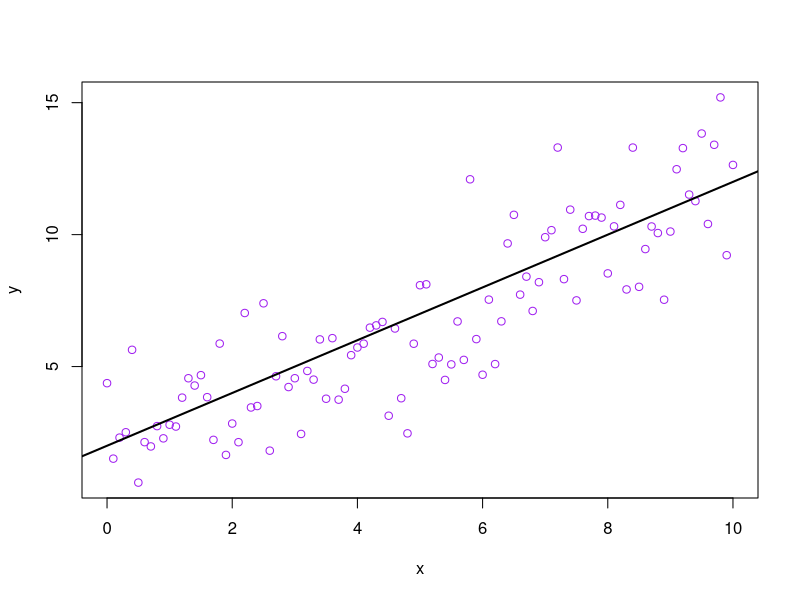
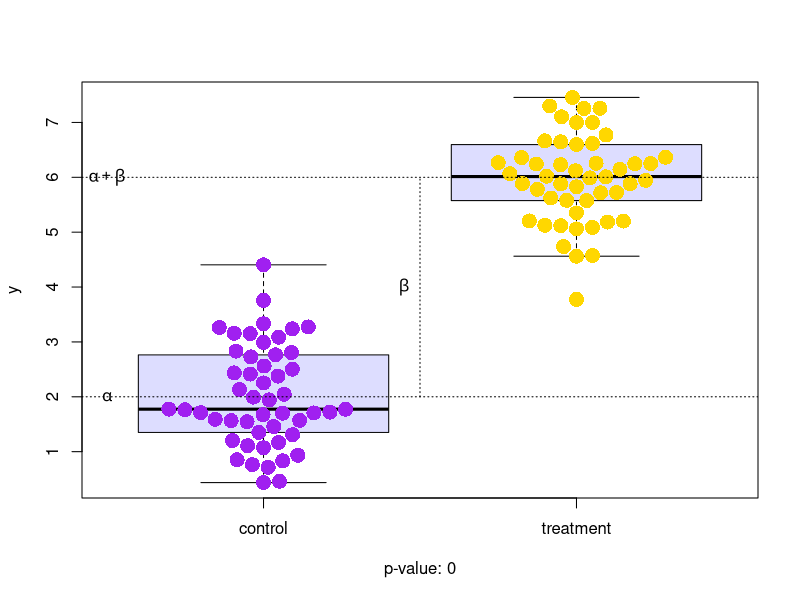
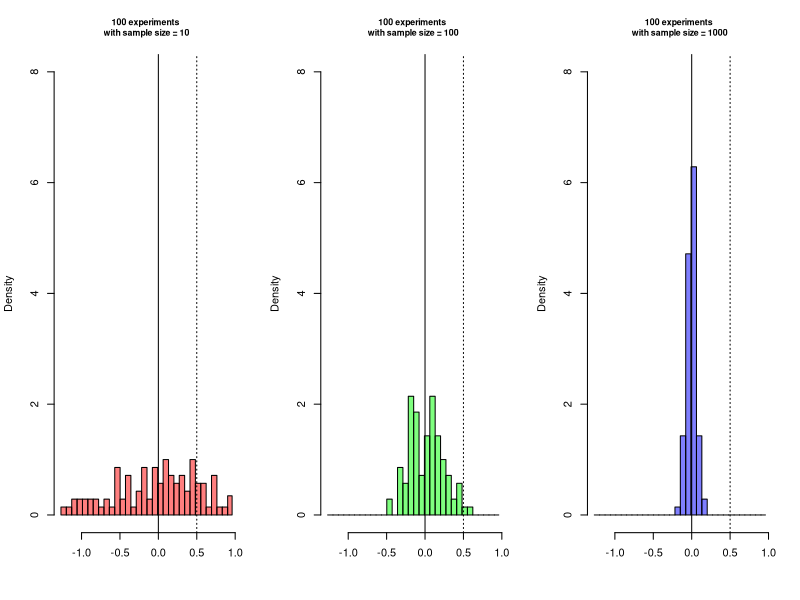
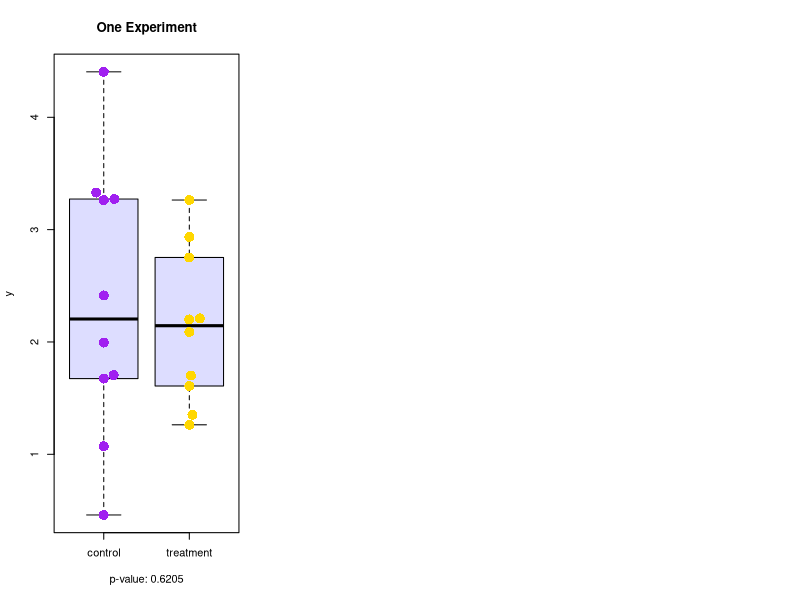
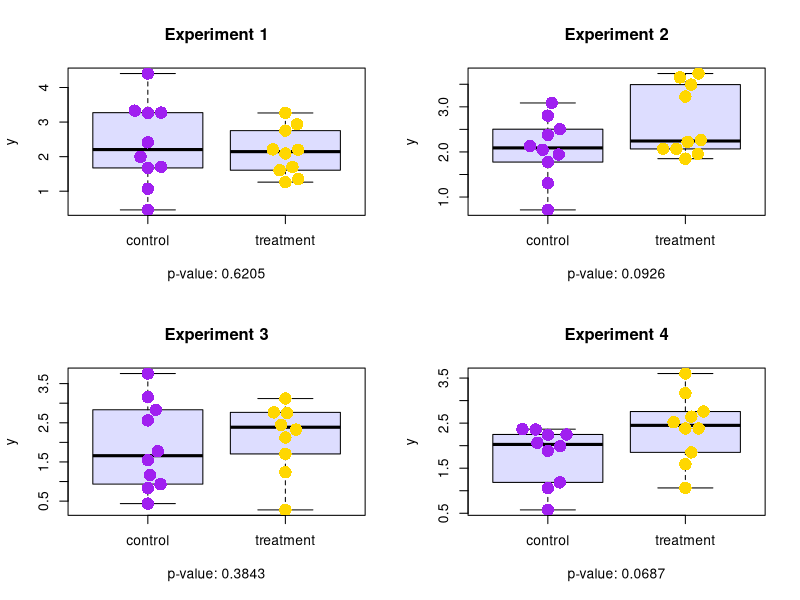
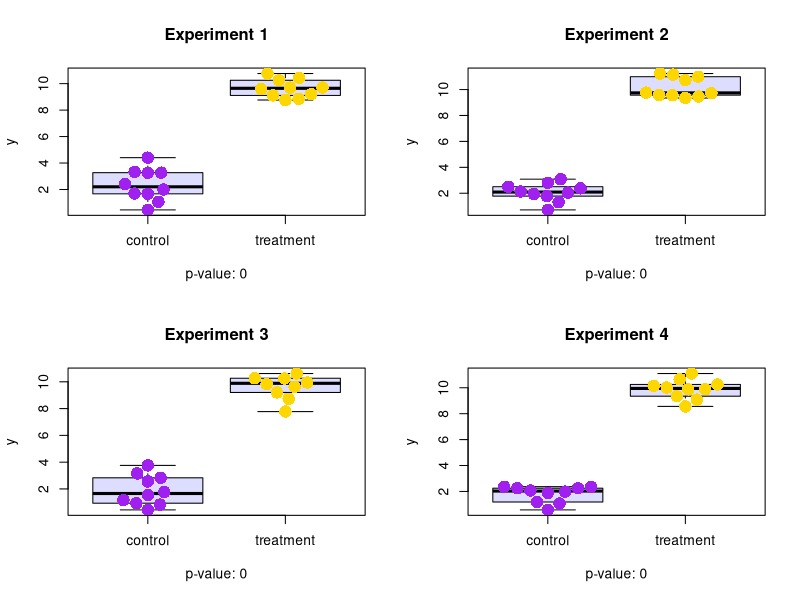
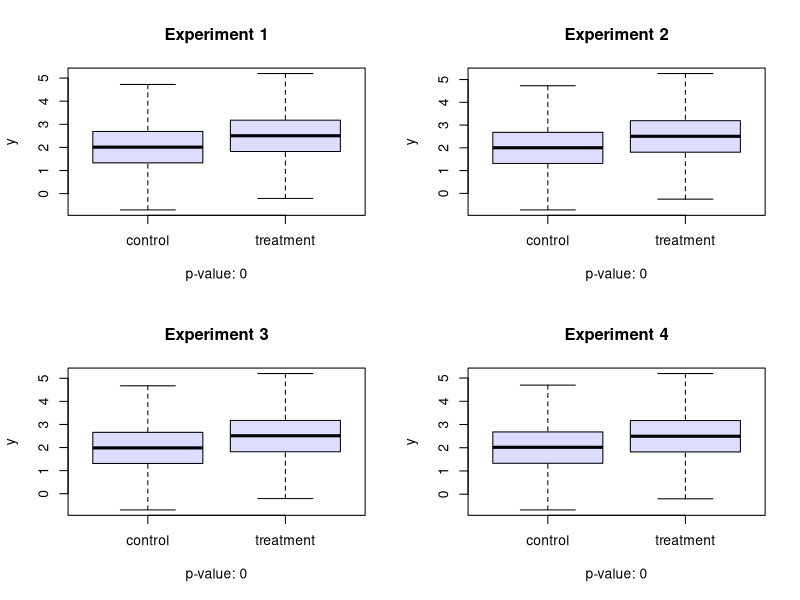

The R source for these figures, in order:
## ---- chunk 1
knitr::opts_chunk$set(echo = FALSE)
library(beeswarm)
library(knitr)
library(kableExtra)
beeswarm_sim <- function(n, mean1, mean2, add_means=TRUE, add_beeswarm=TRUE, ...){
  group_1 <- rnorm(n, mean=mean1)
  group_2 <- rnorm(n, mean=mean2)
  df <- data.frame(
    group=c(rep("control", n), rep("treatment", n)),
    y=c(group_1, group_2)
  )
  test <- t.test(group_1, group_2)
  if(add_means){
    boxplot(y ~ group, data=df, col="#0000ff22", cex=2, ..., xlab=paste0("p-value: ", round(test$p.value, 4)), outline=FALSE)
  }
  if(add_beeswarm){
    beeswarm(y ~ group, data=df, add=add_beeswarm, col=c("purple", "gold"), pch=16, cex=2, ..., xlab=paste0("p-value: ", round(test$p.value, 4)))
  }
}
## ---- chunk 2
df <- data.frame(Exposure = c("Exposed", "Unexposed"), 
                 Outcome = linebreak(c("a", "b")), 
                 NoOutcome = linebreak(c("c", "d")))
kable(df, col.names = c("", "Outcome", "No Outcome"), escape = F,
      caption="Example 2x2 Table") %>%
  kable_styling(latex_options = "hold_position")
## ---- chunk 3
x <- seq(0, 10, by=0.1)
y <- 2 + x * 1 + rnorm(length(x), sd=2)
plot(y ~ x, col='purple')
abline(a=2, b=1, col='black', lwd=2)
## ---- chunk 4
df <- data.frame(Data_Type = c("continuous", "counts", "binary"), 
                 Mean = linebreak(c("linear", "log-linear", "logistic-linear")),
                 Link = linebreak(c("g(y) = y",
                                    "g(y) = log(y)",
                                    "g(y) = logit(y)")),
                 Distribution = linebreak(c("Gaussian", "Poisson", "Bernoulli")),
                 Measure = linebreak(c("risk difference", "log risk ratio", "log odds ratio")))
kable(df, col.names = c("Data Type", "Mean", "Link Function", "Statistical Distribution", "Coefficients"), escape = F,
      caption="Common Mean Relationships and Distributions in Epidemiology") %>%
  kable_styling(latex_options = "hold_position", font_size=8) %>% row_spec(0,bold=TRUE)
## ---- chunk 5
set.seed(0)
beeswarm_sim(n=50, mean1=2.0, mean2=6.0)
abline(2.0, 0, lty='dotted')
abline(6.0, 0, lty='dotted')
segments(x0=1.5, x1=1.5, y0=2.0, y1=6.0, lty='dotted')
text(x=0.5, y=2, expression(alpha))
text(x=1.45, y=4, expression(beta))
text(x=0.5, y=6, expression(alpha + beta))
## ---- chunk 6
set.seed(0)
sims <- 100

sims_1 <- replicate(sims, rnorm(10, mean=0, sd=2)) %>% colMeans()
sims_2 <- replicate(sims, rnorm(100, mean=0, sd=2)) %>% colMeans()
sims_3 <- replicate(sims, rnorm(1000, mean=0, sd=2)) %>% colMeans()

lims <- c(min(c(sims_1, sims_2, sims_3)), max(c(sims_1, sims_2, sims_3)))
seqs <- seq(lims[1], lims[2], 0.07)
seqs <- c(seqs, lims[2])

par(mfrow=c(1, 3))
hist(sims_1, col=rgb(1,0,0,0.5), freq=F, main="100 experiments \nwith sample size = 10", xlab="", xlim=lims, breaks=seqs, ylim=c(0, 8), cex.main=0.8)
abline(v=0.0)
abline(v=0.5, lty='dotted')
hist(sims_2, col=rgb(0,1,0,0.5), freq=F, main="100 experiments \nwith sample size = 100", xlab="", xlim=lims, breaks=seqs, ylim=c(0, 8), cex.main=0.8)
abline(v=0.5, lty='dotted')
abline(v=0.0)
hist(sims_3, col=rgb(0,0,1,0.5), freq=F, main="100 experiments \nwith sample size = 1000", xlab="", xlim=lims, breaks=seqs, ylim=c(0, 8), cex.main=0.8)
abline(v=0.5, lty='dotted')
abline(v=0.0)
## ---- chunk 7
set.seed(0)
beeswarm_sim(n=10, mean1=2.0, mean2=2.5, add_means=TRUE, main="One Experiment")
## ---- chunk 8
set.seed(0)
par(mfrow=c(2, 2))
for(i in 1:4){
  beeswarm_sim(n=10, mean1=2.0, mean2=2.5, add_means=TRUE, main=paste0("Experiment ", i))
}
## ---- chunk 9
set.seed(0)
par(mfrow=c(2, 2))
for(i in 1:4){
  beeswarm_sim(n=10, mean1=2., mean2=10., add_means=TRUE, main=paste0("Experiment ", i))
}
## ---- chunk 10
set.seed(0)
par(mfrow=c(2, 2))
for(i in 1:4){
  beeswarm_sim(n=10000, mean1=2.0, mean2=2.5, add_means=TRUE, add_beeswarm=FALSE, main=paste0("Experiment ", i))
}
